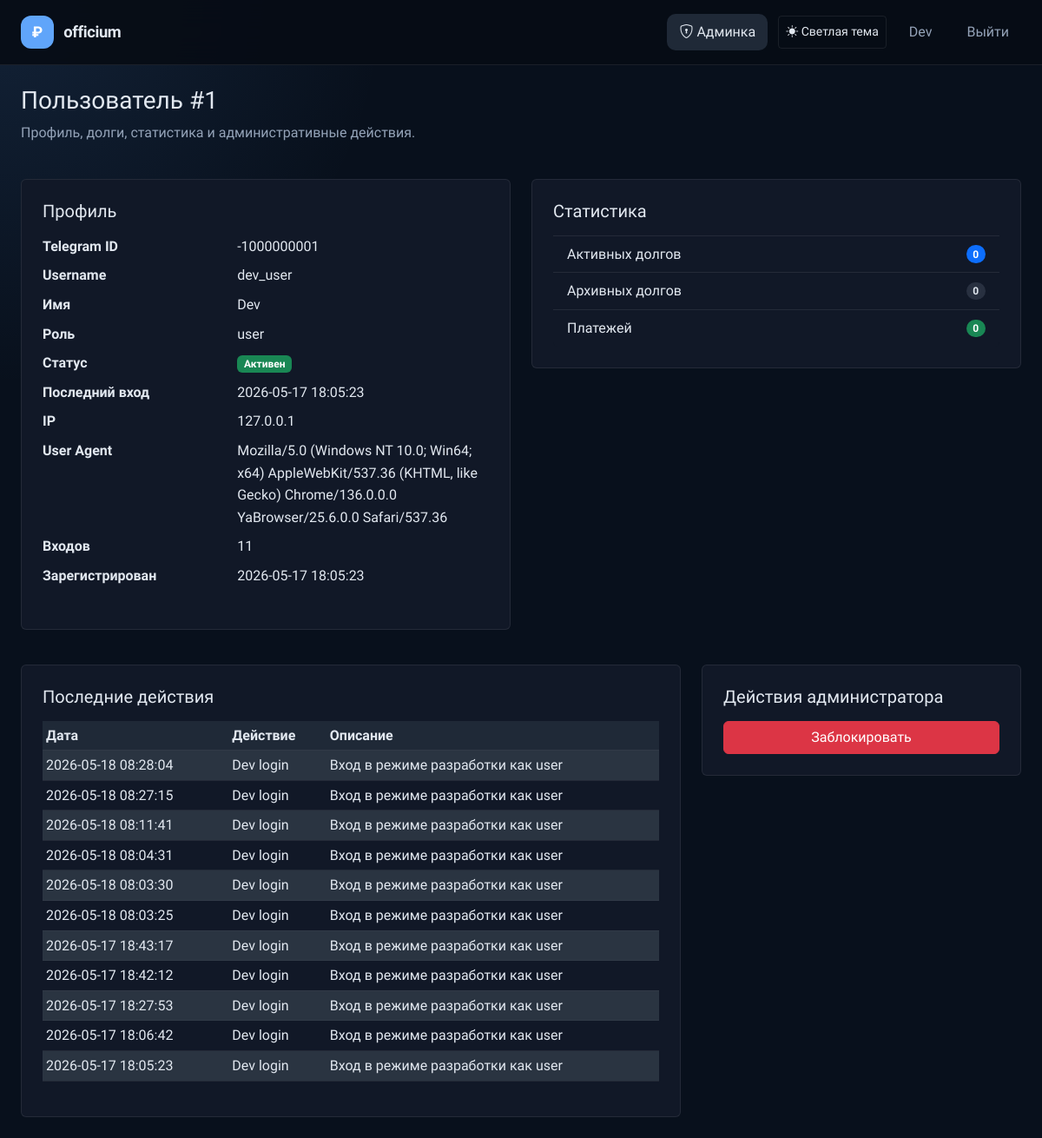
Page /admin/users/1 (signed in) on the earlier database version.
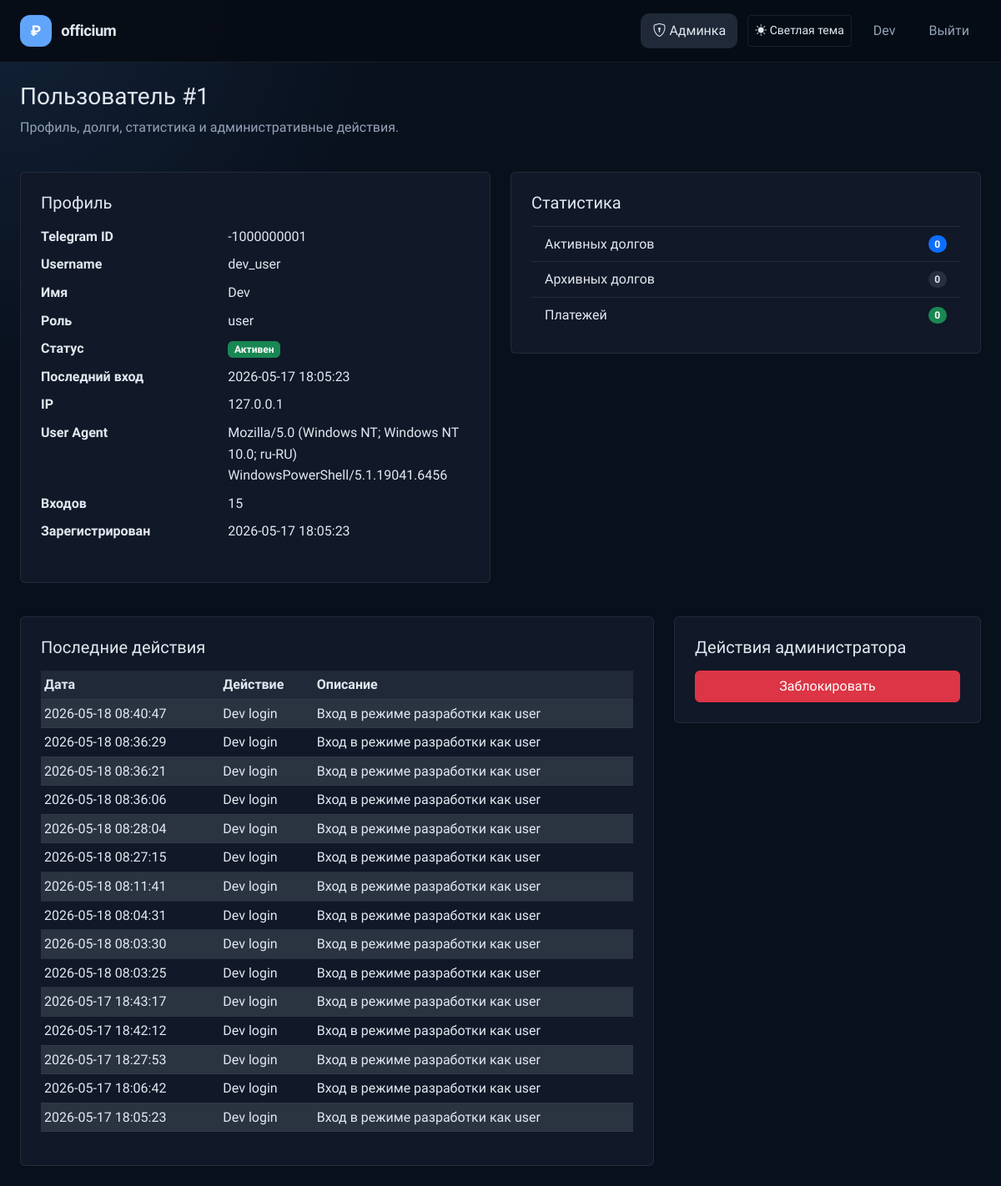
Same page on the later database version.
### app/models.py (models this page shows, shortened)
class User(UserMixin, db.Model):
    __tablename__ = 'users'
    id = db.Column(db.Integer, primary_key=True)
    telegram_id = db.Column(db.BigInteger, unique=True, nullable=False)
    username = db.Column(db.String(80), nullable=True)
    first_name = db.Column(db.String(100), nullable=True)
    last_name = db.Column(db.String(100), nullable=True)
    photo_url = db.Column(db.String(255), nullable=True)
    auth_date = db.Column(db.DateTime, nullable=True)
    created_at = db.Column(db.DateTime, default=datetime.utcnow, nullable=False)
    role = db.Column(db.Enum('user', 'admin', 'superadmin'), nullable=False, default='user')
    is_blocked = db.Column(db.Boolean, default=False, nullable=False)
    last_login_ip = db.Column(db.String(100), nullable=True)
    last_user_agent = db.Column(db.Text, nullable=True)
    login_count = db.Column(db.Integer, default=0, nullable=False)
    google_id = db.Column(db.String(50), unique=True, nullable=True)
    email = db.Column(db.String(120), nullable=True, index=True)
    avatar_url = db.Column(db.String(255), nullable=True)
    debts = db.relationship('Debt', back_populates='user', lazy=True, cascade='all, delete-orphan')
    incomes = db.relationship('Income', back_populates='user', lazy=True, cascade='all, delete-orphan')
    expenses = db.relationship('Expense', back_populates='user', lazy=True, cascade='all, delete-orphan')
    activity_logs = db.relationship('ActivityLog', back_populates='user', lazy=True, cascade='all, delete-orphan')
    @property
    def is_admin(self):
        return self.role in ('admin', 'superadmin')
    @property
    def is_superadmin(self):
        return self.role == 'superadmin'

class ActivityLog(db.Model):
    __tablename__ = 'activity_logs'
    id = db.Column(db.Integer, primary_key=True)
    user_id = db.Column(db.Integer, db.ForeignKey('users.id'), nullable=True)
    action = db.Column(db.String(100), nullable=False)
    entity_type = db.Column(db.String(50), nullable=True)
    entity_id = db.Column(db.Integer, nullable=True)
    description = db.Column(db.Text, nullable=True)
    ip_address = db.Column(db.String(100), nullable=True)
    user_agent = db.Column(db.Text, nullable=True)
    created_at = db.Column(db.DateTime, default=datetime.utcnow)
    user = db.relationship('User', back_populates='activity_logs')

### app/routes/admin.py (the view, shortened to what this page needs)
    @app.route('/admin/users/<int:user_id>', methods=['GET', 'POST'])
    @admin_required
    def admin_user_detail(user_id):
        user = User.query.get_or_404(user_id)
        active_debts = Debt.query.filter_by(user_id=user.id, status='active').count()
        archived_debts = Debt.query.filter_by(user_id=user.id, status='archived').count()
        payments = Payment.query.join(Debt).filter(Debt.user_id == user.id).count()
        recent_actions = ActivityLog.query.filter_by(user_id=user.id).order_by(ActivityLog.created_at.desc()).limit(20).all()
        return render_template('admin_user_detail.html', user=user, active_debts=active_debts, archived_debts=archived_debts, payments=payments, recent_actions=recent_actions, success_message=request.args.get('success'))

### app/utils.py (called while the page is built)
def get_setting(key, default=None):
    try:
        setting = AppSetting.query.filter_by(key=key).first()
        return setting.value if setting else default
    except Exception:
        return default

def get_dictionary_values(dictionary_type):
    try:
        entries = DictionaryEntry.query.filter_by(dictionary_type=dictionary_type, is_active=True).order_by(DictionaryEntry.value.asc()).all()
        return [entry.value for entry in entries]
    except Exception:
        return []

def admin_required(view):
    @wraps(view)
    def wrapper(*args, **kwargs):
        if not getattr(current_user, 'is_authenticated', False) or not getattr(current_user, 'is_admin', False):
            return redirect(url_for('index'))
        return view(*args, **kwargs)
    return wrapper

### templates/admin_user_detail.html (shortened to what the changed rows need)
{% extends 'base.html' %}
{% block content %}
<div class="d-flex justify-content-between align-items-start mb-4">
    <div>
        <h1 class="h3">Пользователь #{{ user.id }}</h1>
        <p class="text-muted">Профиль, долги, статистика и административные действия.</p>
    </div>
</div>
<div class="row g-4">
    <div class="col-lg-6">
        <div class="card p-4">
            <dl class="row">
                <dt class="col-5">Telegram ID</dt>
                <dd class="col-7">{{ user.telegram_id }}</dd>
                <dt class="col-5">Username</dt>
                <dd class="col-7">{{ user.username or '—' }}</dd>
                <dt class="col-5">Имя</dt>
                <dd class="col-7">{{ user.first_name or '—' }}</dd>
                <dt class="col-5">Роль</dt>
                <dd class="col-7">{{ user.role }}</dd>
                <dt class="col-5">Статус</dt>
                <dd class="col-7">{% if user.is_blocked %}<span class="badge bg-danger">Заблокирован</span>{% else %}<span class="badge bg-success">Активен</span>{% endif %}</dd>
                <dt class="col-5">Последний вход</dt>
                <dd class="col-7">{{ user.auth_date.strftime('%Y-%m-%d %H:%M:%S') if user.auth_date else '—' }}</dd>
                <dt class="col-5">IP</dt>
                <dd class="col-7">{{ user.last_login_ip or '—' }}</dd>
                <dt class="col-5">User Agent</dt>
                <dd class="col-7">{{ user.last_user_agent or '—' }}</dd>
                <dt class="col-5">Входов</dt>
                <dd class="col-7">{{ user.login_count }}</dd>
                <dt class="col-5">Зарегистрирован</dt>
                <dd class="col-7">{{ user.created_at.strftime('%Y-%m-%d %H:%M:%S') if user.created_at else '—' }}</dd>
            </dl>
        </div>
    </div>
</div>
<div class="row g-4 mt-3">
    <div class="col-lg-8">
        <div class="card p-4">
            <div class="table-responsive">
                <table class="table table-sm table-striped align-middle">
                    <thead>
                        <tr>
                            <th>Дата</th>
                            <th>Действие</th>
                            <th>Описание</th>
                        </tr>
                    </thead>
                    <tbody>
                        {% for action in recent_actions %}
                        <tr>
                            <td>{{ action.created_at.strftime('%Y-%m-%d %H:%M:%S') }}</td>
                            <td>{{ action.action }}</td>
                            <td>{{ action.description or '—' }}</td>
                        </tr>
                        {% else %}
                        <tr>
                            <td colspan="3" class="text-center text-muted">Нет действий.</td>
                        </tr>
                        {% endfor %}
                    </tbody>
                </table>
            </div>
        </div>
    </div>
</div>
{% endblock %}

Differences in the rows shown:
changed User "dev_user": last_user_agent "Mozilla/5.0 (Windows NT 10.0; Win64; x64) AppleWebKit/537.36 (KHTML, like Gecko) Chrome/136.0.0.0 YaBrowser/25.6.0.0 Safari/537.36" → "Mozilla/5.0 (Windows NT; Windows NT 10.0; ru-RU) WindowsPowerShell/5.1.19041.6456"; login_count "11" → "15"
added ActivityLog: created_at "2026-05-18 08:40:47", action "Dev login", description "Вход в режиме разработки как user"
added ActivityLog: created_at "2026-05-18 08:36:29", action "Dev login", description "Вход в режиме разработки как user"
added ActivityLog: created_at "2026-05-18 08:36:21", action "Dev login", description "Вход в режиме разработки как user"
added ActivityLog: created_at "2026-05-18 08:36:06", action "Dev login", description "Вход в режиме разработки как user"
